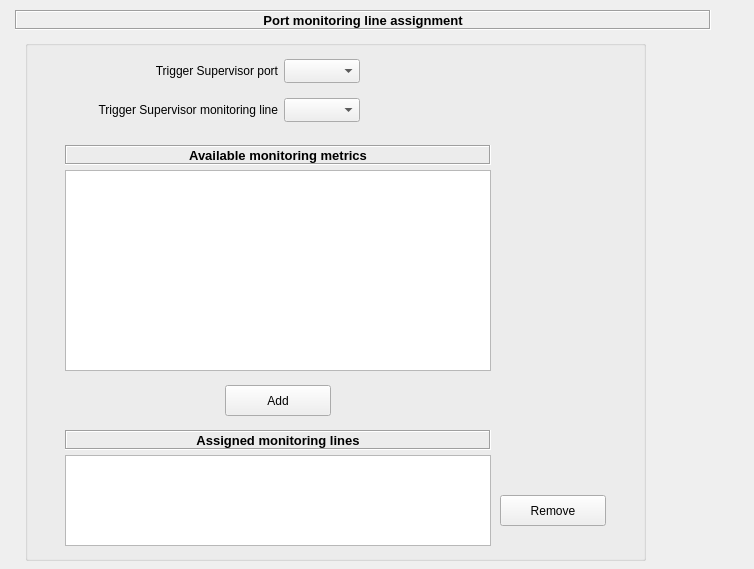
<?xml version="1.0" encoding="UTF-8"?>
<ui version="4.0">
 <class>portMonForm</class>
 <widget class="QWidget" name="portMonForm">
  <property name="geometry">
   <rect>
    <x>0</x>
    <y>0</y>
    <width>754</width>
    <height>569</height>
   </rect>
  </property>
  <property name="windowTitle">
   <string>Form</string>
  </property>
  <widget class="QLabel" name="title">
   <property name="geometry">
    <rect>
     <x>15</x>
     <y>10</y>
     <width>696</width>
     <height>20</height>
    </rect>
   </property>
   <property name="font">
    <font>
     <pointsize>10</pointsize>
     <weight>75</weight>
     <bold>true</bold>
     <underline>false</underline>
     <strikeout>false</strikeout>
    </font>
   </property>
   <property name="frameShape">
    <enum>QFrame::Box</enum>
   </property>
   <property name="frameShadow">
    <enum>QFrame::Sunken</enum>
   </property>
   <property name="text">
    <string>Port monitoring line assignment</string>
   </property>
   <property name="textFormat">
    <enum>Qt::AutoText</enum>
   </property>
   <property name="scaledContents">
    <bool>false</bool>
   </property>
   <property name="alignment">
    <set>Qt::AlignCenter</set>
   </property>
   <property name="textInteractionFlags">
    <set>Qt::NoTextInteraction</set>
   </property>
  </widget>
  <widget class="QGroupBox" name="mainBox">
   <property name="geometry">
    <rect>
     <x>25</x>
     <y>40</y>
     <width>621</width>
     <height>521</height>
    </rect>
   </property>
   <property name="title">
    <string/>
   </property>
   <widget class="QWidget" name="layoutWidget">
    <property name="geometry">
     <rect>
      <x>40</x>
      <y>10</y>
      <width>295</width>
      <height>81</height>
     </rect>
    </property>
    <layout class="QVBoxLayout" name="vl1">
     <item>
      <layout class="QHBoxLayout" name="hl2">
       <item>
        <widget class="QLabel" name="portLabel">
         <property name="text">
          <string>Trigger Supervisor port</string>
         </property>
         <property name="alignment">
          <set>Qt::AlignRight|Qt::AlignTrailing|Qt::AlignVCenter</set>
         </property>
        </widget>
       </item>
       <item>
        <widget class="QComboBox" name="portComboBox">
         <property name="minimumSize">
          <size>
           <width>76</width>
           <height>24</height>
          </size>
         </property>
         <property name="maximumSize">
          <size>
           <width>76</width>
           <height>24</height>
          </size>
         </property>
        </widget>
       </item>
      </layout>
     </item>
     <item>
      <layout class="QHBoxLayout" name="hl1">
       <item>
        <widget class="QLabel" name="lineLabel">
         <property name="text">
          <string>Trigger Supervisor monitoring line</string>
         </property>
         <property name="alignment">
          <set>Qt::AlignRight|Qt::AlignTrailing|Qt::AlignVCenter</set>
         </property>
        </widget>
       </item>
       <item>
        <widget class="QComboBox" name="lineComboBox">
         <property name="minimumSize">
          <size>
           <width>76</width>
           <height>24</height>
          </size>
         </property>
         <property name="maximumSize">
          <size>
           <width>76</width>
           <height>24</height>
          </size>
         </property>
        </widget>
       </item>
      </layout>
     </item>
    </layout>
   </widget>
   <widget class="QTableWidget" name="monTable">
    <property name="geometry">
     <rect>
      <x>40</x>
      <y>415</y>
      <width>426</width>
      <height>91</height>
     </rect>
    </property>
    <property name="horizontalScrollBarPolicy">
     <enum>Qt::ScrollBarAlwaysOff</enum>
    </property>
    <property name="editTriggers">
     <set>QAbstractItemView::NoEditTriggers</set>
    </property>
    <property name="selectionMode">
     <enum>QAbstractItemView::SingleSelection</enum>
    </property>
    <property name="selectionBehavior">
     <enum>QAbstractItemView::SelectRows</enum>
    </property>
    <property name="cornerButtonEnabled">
     <bool>false</bool>
    </property>
    <attribute name="horizontalHeaderVisible">
     <bool>false</bool>
    </attribute>
    <attribute name="horizontalHeaderDefaultSectionSize">
     <number>100</number>
    </attribute>
    <attribute name="horizontalHeaderHighlightSections">
     <bool>false</bool>
    </attribute>
    <attribute name="verticalHeaderVisible">
     <bool>false</bool>
    </attribute>
    <attribute name="verticalHeaderDefaultSectionSize">
     <number>25</number>
    </attribute>
    <attribute name="verticalHeaderHighlightSections">
     <bool>false</bool>
    </attribute>
    <attribute name="verticalHeaderStretchLastSection">
     <bool>false</bool>
    </attribute>
    <attribute name="verticalHeaderVisible">
     <bool>false</bool>
    </attribute>
    <attribute name="verticalHeaderDefaultSectionSize">
     <number>25</number>
    </attribute>
    <attribute name="horizontalHeaderVisible">
     <bool>false</bool>
    </attribute>
    <attribute name="horizontalHeaderHighlightSections">
     <bool>false</bool>
    </attribute>
    <attribute name="verticalHeaderHighlightSections">
     <bool>false</bool>
    </attribute>
    <attribute name="verticalHeaderStretchLastSection">
     <bool>false</bool>
    </attribute>
    <attribute name="horizontalHeaderDefaultSectionSize">
     <number>100</number>
    </attribute>
    <column>
     <property name="text">
      <string>monline</string>
     </property>
    </column>
    <column>
     <property name="text">
      <string>description</string>
     </property>
    </column>
   </widget>
   <widget class="QLabel" name="tableLabel">
    <property name="geometry">
     <rect>
      <x>40</x>
      <y>390</y>
      <width>426</width>
      <height>20</height>
     </rect>
    </property>
    <property name="font">
     <font>
      <pointsize>10</pointsize>
      <weight>75</weight>
      <bold>true</bold>
      <underline>false</underline>
      <strikeout>false</strikeout>
     </font>
    </property>
    <property name="frameShape">
     <enum>QFrame::Box</enum>
    </property>
    <property name="frameShadow">
     <enum>QFrame::Sunken</enum>
    </property>
    <property name="text">
     <string>Assigned monitoring lines</string>
    </property>
    <property name="textFormat">
     <enum>Qt::AutoText</enum>
    </property>
    <property name="scaledContents">
     <bool>false</bool>
    </property>
    <property name="alignment">
     <set>Qt::AlignCenter</set>
    </property>
    <property name="textInteractionFlags">
     <set>Qt::NoTextInteraction</set>
    </property>
   </widget>
   <widget class="QTableWidget" name="monList">
    <property name="geometry">
     <rect>
      <x>40</x>
      <y>130</y>
      <width>426</width>
      <height>201</height>
     </rect>
    </property>
    <property name="editTriggers">
     <set>QAbstractItemView::NoEditTriggers</set>
    </property>
    <property name="showDropIndicator" stdset="0">
     <bool>false</bool>
    </property>
    <property name="selectionMode">
     <enum>QAbstractItemView::SingleSelection</enum>
    </property>
    <property name="selectionBehavior">
     <enum>QAbstractItemView::SelectRows</enum>
    </property>
    <property name="showGrid">
     <bool>false</bool>
    </property>
    <property name="sortingEnabled">
     <bool>true</bool>
    </property>
    <property name="cornerButtonEnabled">
     <bool>false</bool>
    </property>
    <attribute name="horizontalHeaderVisible">
     <bool>false</bool>
    </attribute>
    <attribute name="horizontalHeaderMinimumSectionSize">
     <number>25</number>
    </attribute>
    <attribute name="horizontalHeaderShowSortIndicator" stdset="0">
     <bool>false</bool>
    </attribute>
    <attribute name="verticalHeaderVisible">
     <bool>false</bool>
    </attribute>
    <attribute name="verticalHeaderMinimumSectionSize">
     <number>18</number>
    </attribute>
    <attribute name="verticalHeaderShowSortIndicator" stdset="0">
     <bool>false</bool>
    </attribute>
    <attribute name="verticalHeaderVisible">
     <bool>false</bool>
    </attribute>
    <attribute name="horizontalHeaderShowSortIndicator" stdset="0">
     <bool>false</bool>
    </attribute>
    <attribute name="horizontalHeaderVisible">
     <bool>false</bool>
    </attribute>
    <attribute name="horizontalHeaderMinimumSectionSize">
     <number>25</number>
    </attribute>
    <attribute name="verticalHeaderMinimumSectionSize">
     <number>18</number>
    </attribute>
    <attribute name="verticalHeaderShowSortIndicator" stdset="0">
     <bool>false</bool>
    </attribute>
    <column>
     <property name="text">
      <string/>
     </property>
    </column>
    <column>
     <property name="text">
      <string/>
     </property>
    </column>
   </widget>
   <widget class="QLabel" name="listLabel">
    <property name="geometry">
     <rect>
      <x>40</x>
      <y>105</y>
      <width>426</width>
      <height>20</height>
     </rect>
    </property>
    <property name="font">
     <font>
      <pointsize>10</pointsize>
      <weight>75</weight>
      <bold>true</bold>
      <underline>false</underline>
      <strikeout>false</strikeout>
     </font>
    </property>
    <property name="frameShape">
     <enum>QFrame::Box</enum>
    </property>
    <property name="frameShadow">
     <enum>QFrame::Sunken</enum>
    </property>
    <property name="text">
     <string>Available monitoring metrics</string>
    </property>
    <property name="textFormat">
     <enum>Qt::AutoText</enum>
    </property>
    <property name="scaledContents">
     <bool>false</bool>
    </property>
    <property name="alignment">
     <set>Qt::AlignCenter</set>
    </property>
    <property name="textInteractionFlags">
     <set>Qt::NoTextInteraction</set>
    </property>
   </widget>
   <widget class="QPushButton" name="addButton">
    <property name="geometry">
     <rect>
      <x>200</x>
      <y>345</y>
      <width>106</width>
      <height>31</height>
     </rect>
    </property>
    <property name="text">
     <string>Add</string>
    </property>
    <property name="icon">
     <iconset resource="icons.qrc">
      <normaloff>:/icon/icons/arrow-down.png</normaloff>:/icon/icons/arrow-down.png</iconset>
    </property>
   </widget>
   <widget class="QPushButton" name="delButton">
    <property name="geometry">
     <rect>
      <x>475</x>
      <y>455</y>
      <width>106</width>
      <height>31</height>
     </rect>
    </property>
    <property name="text">
     <string>Remove</string>
    </property>
    <property name="icon">
     <iconset resource="icons.qrc">
      <normaloff>:/icon/icons/arrow-right.png</normaloff>:/icon/icons/arrow-right.png</iconset>
    </property>
   </widget>
  </widget>
 </widget>
 <tabstops>
  <tabstop>portComboBox</tabstop>
  <tabstop>lineComboBox</tabstop>
  <tabstop>monList</tabstop>
  <tabstop>addButton</tabstop>
  <tabstop>monTable</tabstop>
  <tabstop>delButton</tabstop>
 </tabstops>
 <resources>
  <include location="icons.qrc"/>
 </resources>
 <connections/>
</ui>
